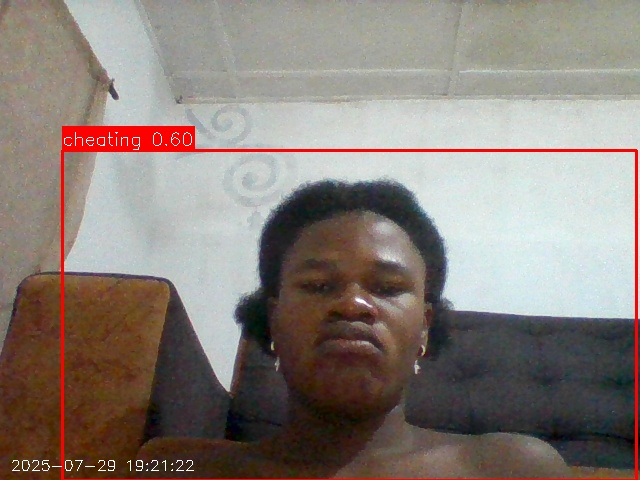
#> input picture cheating_detections/alert_20250729_192122_0.60.jpg, 640 x 480 px
$ python -i video_processor.py   (imports and definitions only)
#> lines starting #> are read from the running program, lines starting #| are printed output that depends on the picture; after the words box and inside, x2 and y2 are one past the last pixel; in counts of white or black regions, pixels touching at a corner belong together
#> further down, picture is the input picture: shape (480, 640, 3); mean B, G, R 120.4, 127, 137.3
import cv2
import numpy as np
import logging
from typing import List, Dict, Optional, Tuple

logger = logging.getLogger(__name__)

class Detection:
    def __init__(self, type_name: str, confidence: float, box: Optional[Tuple[int, int, int, int]] = None):
        self.type_name = type_name
        self.confidence = confidence
        self.box = box
        self.is_face = type_name == 'face'
        self.is_object = type_name == 'object'
        self.is_motion = type_name == 'motion'

class VideoProcessor:
    """Handles video processing and detection tasks"""

    def __init__(self):
        # Initialize face detection
        self.face_cascade = cv2.CascadeClassifier(
            cv2.data.haarcascades + 'haarcascade_frontalface_default.xml'
        )

        # Initialize background subtractor for motion detection
        self.bg_subtractor = cv2.createBackgroundSubtractorMOG2(
            history=500,
            varThreshold=16,
            detectShadows=True
        )

        self.frame_count = 0
        self.previous_frame = None

    def process_frame(self, frame: np.ndarray) -> List[Detection]:
        """Process a frame and return all detections"""
        detections = []
        self.frame_count += 1

        try:
            # Convert to grayscale for face detection
            gray = cv2.cvtColor(frame, cv2.COLOR_BGR2GRAY)
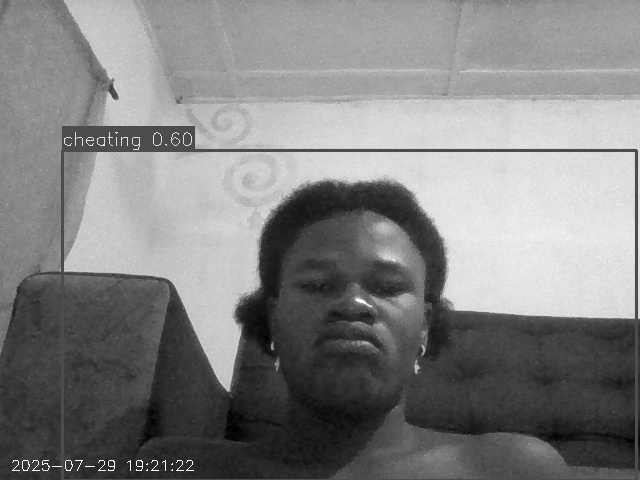
#> gray: shape (480, 640); min 1, max 254, mean 129.3

            # Face detection
            faces = self.face_cascade.detectMultiScale(
                gray,
                scaleFactor=1.1,
                minNeighbors=5,
                minSize=(30, 30)
            )
#> faces = [[259, 213, 182, 182]]

            # Add face detections
            for (x, y, w, h) in faces:
                detections.append(Detection(
                    'face',
                    confidence=0.8,  # Haar cascade doesn't provide confidence
                    box=(x, y, w, h)
                ))
                # Draw rectangle around face
                cv2.rectangle(frame, (x, y), (x+w, y+h), (0, 255, 0), 2)
#> this loop made 1 pass
#> (x, y, w, h) on pass 1: (259, 213, 182, 182)
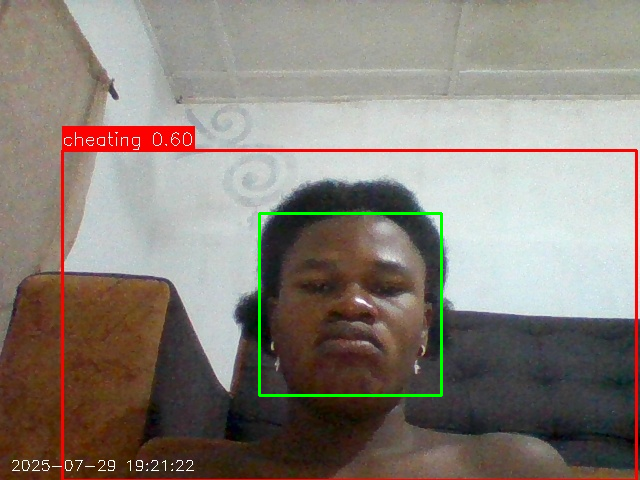
#> frame: shape (480, 640, 3); 0.71% of pixels changed, all inside (x1, y1, x2, y2) = (258, 212, 443, 397)
#> after the loop, detections = 1 item

            # Motion detection
            if self.frame_count % 3 == 0:  # Process every 3rd frame for motion
                fgmask = self.bg_subtractor.apply(frame)
                _, thresh = cv2.threshold(fgmask, 244, 255, cv2.THRESH_BINARY)
                contours, _ = cv2.findContours(thresh, cv2.RETR_EXTERNAL, cv2.CHAIN_APPROX_SIMPLE)

                for contour in contours:
                    if cv2.contourArea(contour) > 500:  # Filter small movements
                        (x, y, w, h) = cv2.boundingRect(contour)
                        detections.append(Detection(
                            'motion',
                            confidence=0.7,
                            box=(x, y, w, h)
                        ))
                        # Draw rectangle around motion
                        cv2.rectangle(frame, (x, y), (x+w, y+h), (0, 0, 255), 2)

            # Update previous frame
            self.previous_frame = gray

            return detections

        except Exception as e:
            logger.error(f"Error processing frame: {e}")
            return []

    def add_detections_to_frame(self, frame: np.ndarray, detections: List[Detection]) -> np.ndarray:
        """Add detection visualizations to frame"""
        try:
            for detection in detections:
                if detection.box:
                    x, y, w, h = detection.box
                    if detection.is_face:
                        color = (0, 255, 0)  # Green for faces
                    elif detection.is_motion:
                        color = (0, 0, 255)  # Red for motion
                    else:
                        color = (255, 0, 0)  # Blue for other objects

                    cv2.rectangle(frame, (x, y), (x+w, y+h), color, 2)
                    cv2.putText(
                        frame,
                        f"{detection.type_name} ({detection.confidence:.2f})",
                        (x, y-10),
                        cv2.FONT_HERSHEY_SIMPLEX,
                        0.5,
                        color,
                        2
                    )

            return frame

        except Exception as e:
            logger.error(f"Error adding detections to frame: {e}")
            return frame

    def release(self):
        """Release any resources"""
        pass  # Add cleanup code if needed

>>> import cv2
>>> picture = cv2.imread('cheating_detections/alert_20250729_192122_0.60.jpg')
>>> result = VideoProcessor().process_frame(picture)
#> result = 1 item

$ run again, on cheating_detections/alert_20250729_192215_0.63.jpg
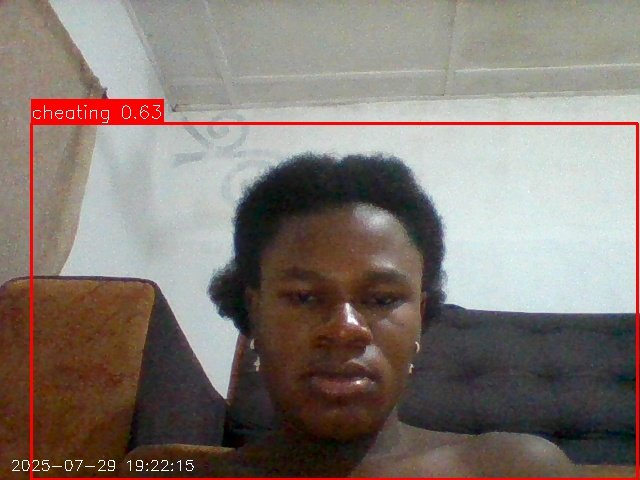
#> input picture cheating_detections/alert_20250729_192215_0.63.jpg, 640 x 480 px
#> picture is the input picture: shape (480, 640, 3); mean B, G, R 113.7, 120.6, 131.5
#> in process_frame, `gray = cv2.cvtColor(frame, cv2.COLOR_BGR2GRAY)`:
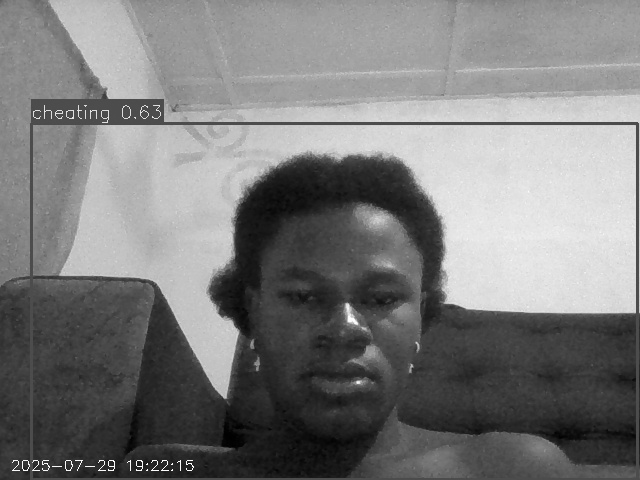
#> gray: shape (480, 640); min 0, max 255, mean 123.1
#> faces = [[239, 217, 205, 205]]
#> the loop in process_frame, `for (x, y, w, h) in faces:` made 1 pass
#> (x, y, w, h) on pass 1: (239, 217, 205, 205)
#> after the loop in process_frame, `for (x, y, w, h) in faces:`:
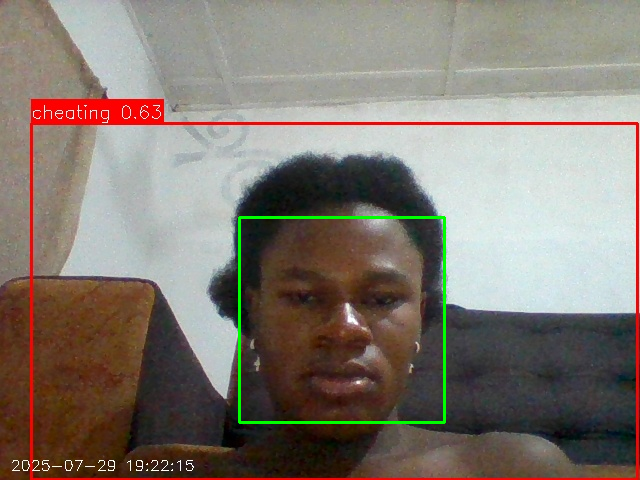
#> frame: shape (480, 640, 3); 0.8% of pixels changed, all inside (x1, y1, x2, y2) = (238, 216, 446, 424)
#> after the loop in process_frame, `for (x, y, w, h) in faces:`: detections = 1 item

$ run again, on cheating_detections/alert_20250729_192226_0.74.jpg
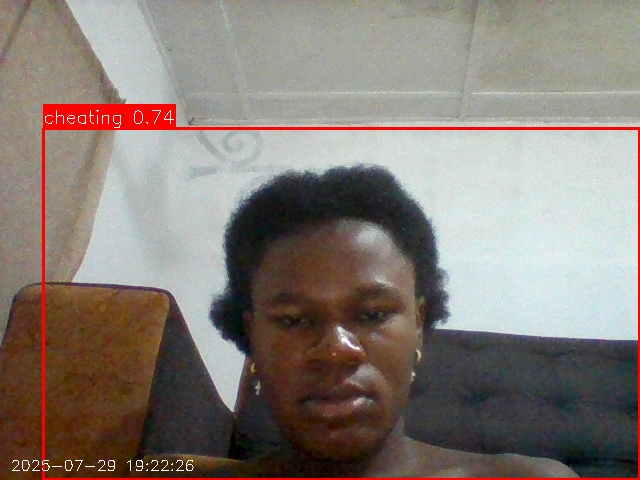
#> input picture cheating_detections/alert_20250729_192226_0.74.jpg, 640 x 480 px
#> picture is the input picture: shape (480, 640, 3); mean B, G, R 117.4, 124.3, 134.6
#> in process_frame, `gray = cv2.cvtColor(frame, cv2.COLOR_BGR2GRAY)`:
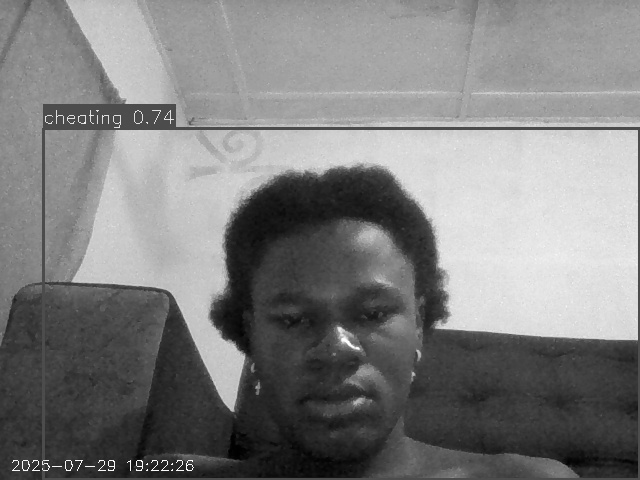
#> gray: shape (480, 640); min 0, max 254, mean 126.6
#> faces = [[231, 235, 209, 209]]
#> the loop in process_frame, `for (x, y, w, h) in faces:` made 1 pass
#> (x, y, w, h) on pass 1: (231, 235, 209, 209)
#> after the loop in process_frame, `for (x, y, w, h) in faces:`:
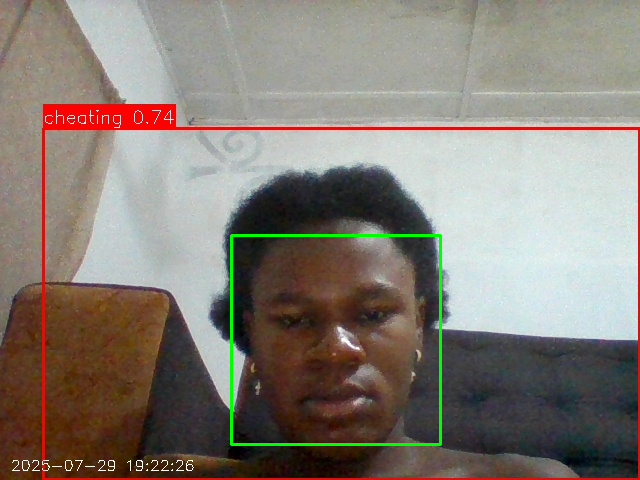
#> frame: shape (480, 640, 3); 0.82% of pixels changed, all inside (x1, y1, x2, y2) = (230, 234, 442, 446)
#> after the loop in process_frame, `for (x, y, w, h) in faces:`: detections = 1 item

$ run again, on cheating_detections/alert_20250730_162800_0.70.jpg
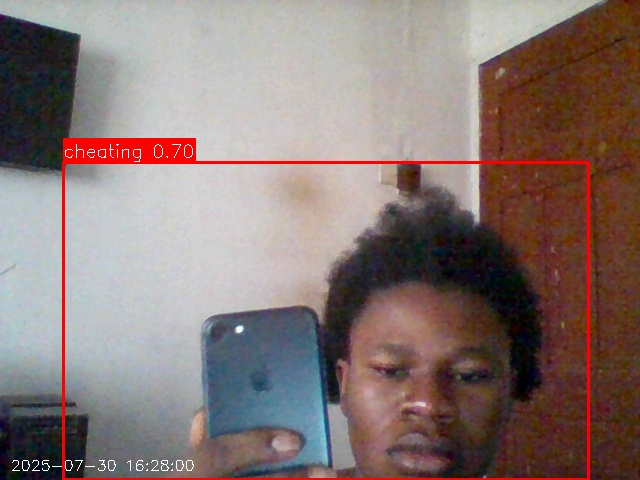
#> input picture cheating_detections/alert_20250730_162800_0.70.jpg, 640 x 480 px
#> picture is the input picture: shape (480, 640, 3); mean B, G, R 115.4, 119.1, 135.9
#> in process_frame, `gray = cv2.cvtColor(frame, cv2.COLOR_BGR2GRAY)`:
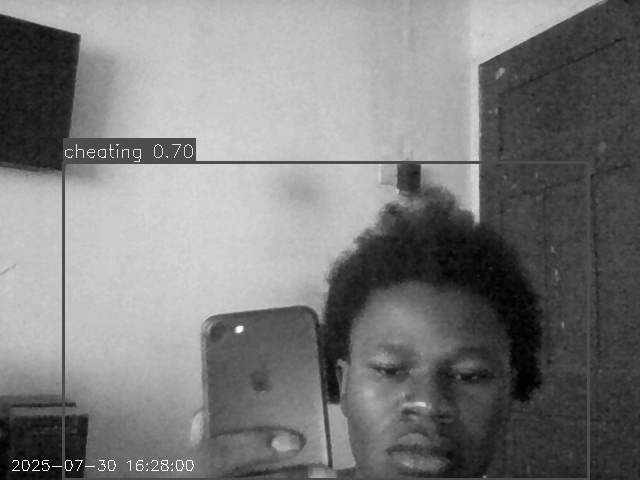
#> gray: shape (480, 640); min 0, max 255, mean 123.7
#> faces = [[342, 304, 166, 166]]
#> the loop in process_frame, `for (x, y, w, h) in faces:` made 1 pass
#> (x, y, w, h) on pass 1: (342, 304, 166, 166)
#> after the loop in process_frame, `for (x, y, w, h) in faces:`:
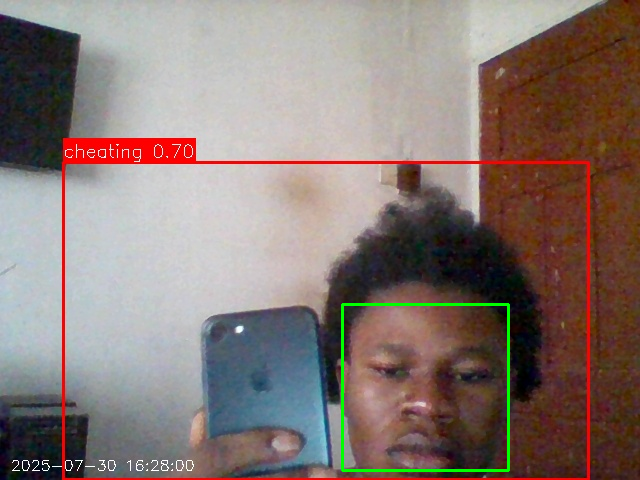
#> frame: shape (480, 640, 3); 0.65% of pixels changed, all inside (x1, y1, x2, y2) = (341, 303, 510, 472)
#> after the loop in process_frame, `for (x, y, w, h) in faces:`: detections = 1 item
